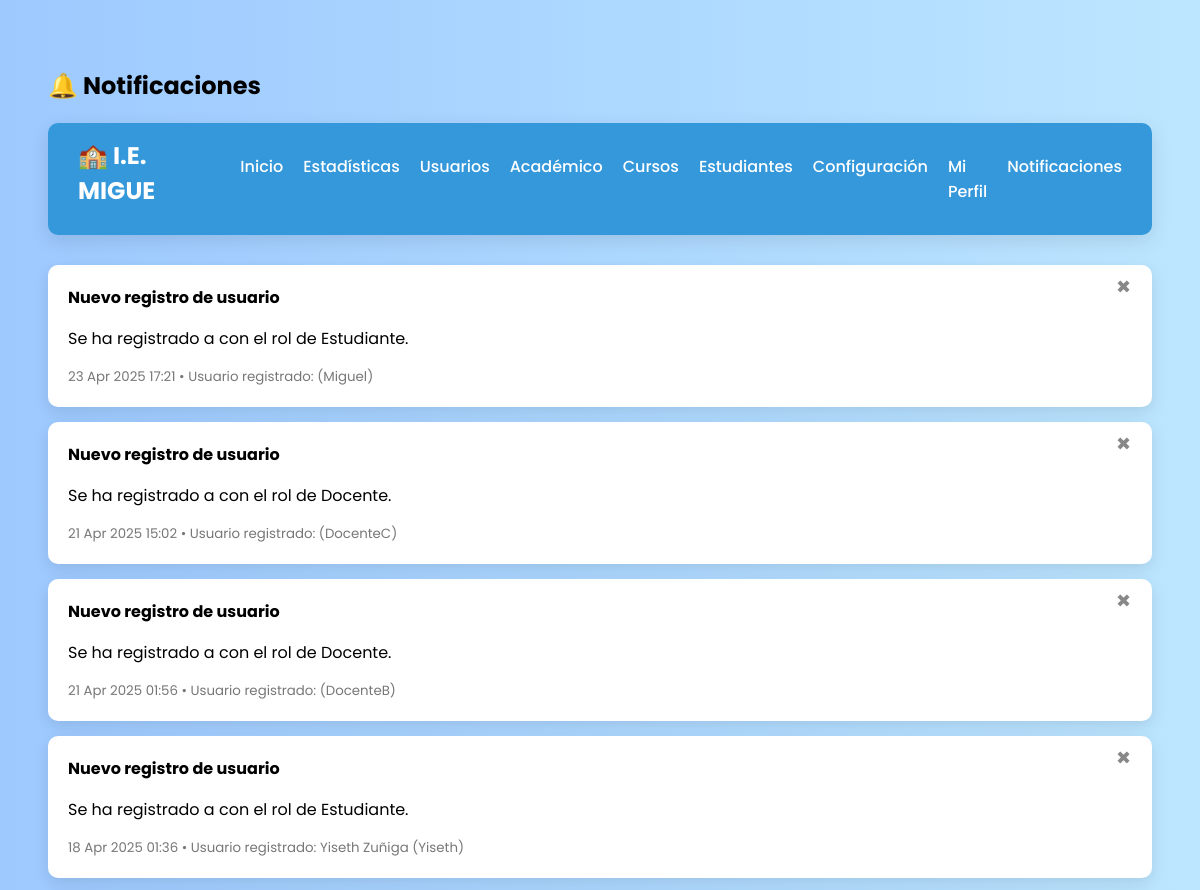
The app's page /notificaciones/ (upper part), older data.
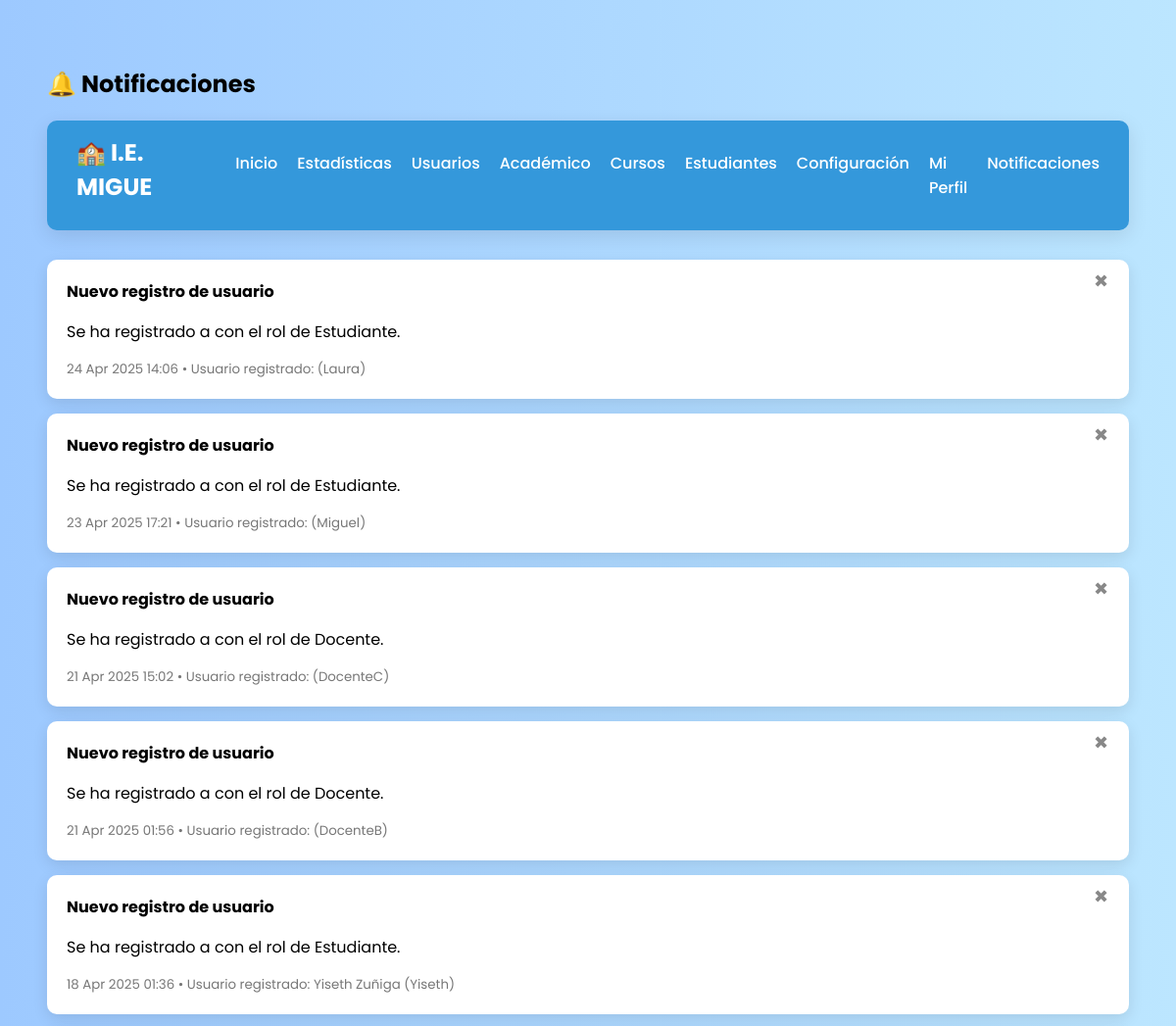
The same page, newer data.
### usuarios/models.py (models this page shows, shortened)
class Notificacion(models.Model):
    TIPO_CHOICES = [
        ('info', 'Información'),
        ('advertencia', 'Advertencia'),
        ('mensaje', 'Mensaje'),
    ]
    titulo = models.CharField(max_length=100)
    contenido = models.TextField()
    tipo = models.CharField(max_length=20, choices=TIPO_CHOICES, default='info')
    fecha = models.DateTimeField(auto_now_add=True)
    usuario = models.ForeignKey(User, on_delete=models.SET_NULL, null=True, blank=True, related_name='notificaciones_creadas')
    usuario_afectado = models.ForeignKey(User, on_delete=models.SET_NULL, null=True, blank=True, related_name='notificaciones_recibidas')
    eliminada = models.BooleanField(default=False)

### usuarios/views.py (the view)
# urls.py: path('notificaciones/', views.notificaciones, name='notificaciones'),
def notificaciones(request):
    lista = Notificacion.objects.filter(eliminada=False).order_by('-fecha')
    paginator = Paginator(lista, 10)
    page_number = request.GET.get('page')
    page_obj = paginator.get_page(page_number)
    restaurado = request.GET.get('restaurado')
    return render(request, 'usuarios/notificaciones.html', {
        'notificaciones': page_obj,
        'restaurado': restaurado
    })

### usuarios/templates/usuarios/notificaciones.html (shortened to what this page needs)
{% load static %}
<!DOCTYPE html>
<html lang="es">
<head>
</head>
<body>
<h2>🔔 Notificaciones</h2>
<nav class="navbar">
  <div class="logo">🏫 I.E. MIGUE</div>
  <ul class="nav-links">
    <li><a href="{% url 'panel_admin' %}">Inicio</a></li>
    <li><a href="{% url 'estadisticas' %}">Estadísticas</a></li>
    <li><a href="{% url 'lista_usuarios' %}">Usuarios</a></li>
    <li><a href="{% url 'gestion_academica' %}">Académico</a></li>
    <li><a href="{% url 'gestionar_cursos' %}">Cursos</a></li>
    <li><a href="{% url 'ver_estudiantes' %}">Estudiantes</a></li>
    <li><a href="{% url 'configuracion' %}">Configuración</a></li>
    <li><a href="{% url 'perfil_admin' %}">Mi Perfil</a></li>
    <li><a href="{% url 'notificaciones' %}">Notificaciones</a></li>
  </ul>
</nav>
{% for n in notificaciones %}
  <div class="notificacion"
    id="noti-{{ n.id }}"
    onclick="mostrarDesdeAtributos(this)"
    data-titulo="{{ n.titulo|escapejs }}"
    data-contenido="{{ n.contenido|escapejs }}"
    data-fecha="{{ n.fecha|date:'d/m/Y H:i' }}"
    data-usuario="{% if n.usuario_afectado %}{{ n.usuario_afectado.first_name|default_if_none:'' }} {{ n.usuario_afectado.last_name|default_if_none:'' }} ({{ n.usuario_afectado.username }}){% else %}Sistema{% endif %}"
    data-correo="{% if n.usuario_afectado and n.usuario_afectado.email %}{{ n.usuario_afectado.email|escapejs }}{% else %}-{% endif %}">
    <button onclick="event.stopPropagation(); eliminarNotificacion({{ n.id }}, '{{ n.titulo|escapejs }}')"
       title="Eliminar"
       style="position: absolute; top: 10px; right: 15px; background: none; border: none; font-size: 18px; color: #888; cursor: pointer;">✖</button>
    <strong>{{ n.titulo }}</strong>
    <p>{{ n.contenido }}</p>
    <small>{{ n.fecha|date:"d M Y H:i" }} • Usuario registrado:
      {% if n.usuario_afectado %}
        {{ n.usuario_afectado.first_name }} {{ n.usuario_afectado.last_name }} ({{ n.usuario_afectado.username }})
      {% else %}
        Sistema
      {% endif %}
    </small>
  </div>
{% empty %}
  <p>No hay notificaciones por el momento.</p>
{% endfor %}
</body>
</html>

### usuarios/templates/usuarios/notificaciones.html (style rules this page uses)
body { font-family: 'Poppins', sans-serif; background: linear-gradient(to right, #9dc9ff, #bce6ff); padding: 40px; min-height: 100vh; transition: background 0.4s; }
.navbar { display: flex; justify-content: space-between; background-color: #3498db; padding: 15px 30px; border-radius: 10px; margin-bottom: 30px; box-shadow: 0 6px 20px rgba(0, 0, 0, 0.1); position: relative; }
.navbar .logo { color: white; font-size: 1.5rem; font-weight: bold; }
.navbar .nav-links { list-style: none; display: flex; gap: 20px; }
.navbar .nav-links li a { color: white; text-decoration: none; font-weight: 500; }
.notificacion { background-color: white; padding: 20px; border-radius: 10px; margin-bottom: 15px; box-shadow: 0 5px 15px rgba(0, 0, 0, 0.1); position: relative; cursor: pointer; }
.notificacion small { display: block; margin-top: 8px; color: #777; }

Row changes from the older to the newer data that the page shows:
added Notificacion: titulo "Nuevo registro de usuario", contenido "Se ha registrado a con el rol de Estudiante.", fecha "24 Apr 2025 14:06", usuario_afectado.username "Laura"
